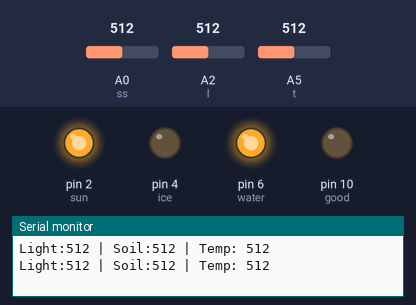
The sketch below on a simulated Arduino Uno, built with avr-gcc and run on an emulated ATmega328P. Parts: output pins drawn as LEDs (lit = HIGH), the last lines printed to the serial monitor. The test bench sets the inputs (shaded band); at power-on: A2 (l) = 512, A0 (ss) = 512, A5 (t) = 512.

Above: at 2.8 s.
2.9 s: A2 (l) set to 538
5.6 s: A2 (l) set to 557
At 6.6 s:
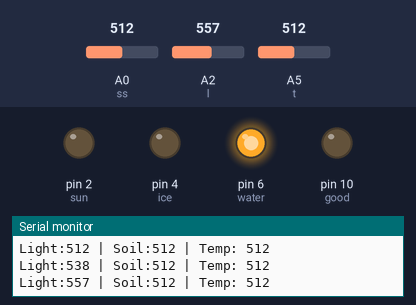
8.3 s: A0 (ss) set to 492
At 10.9 s:
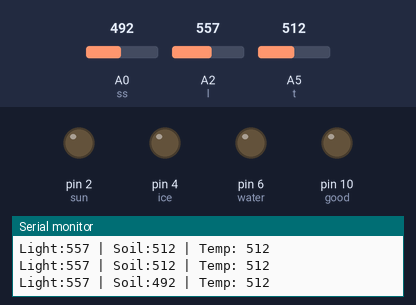
11.5 s: A5 (t) set to 186
14.2 s: A5 (t) set to 157
At 16.8 s:
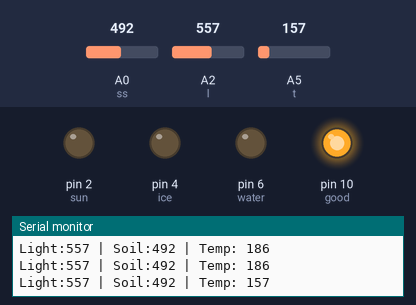
17.5 s: A2 (l) set to 540
At 18.3 s:
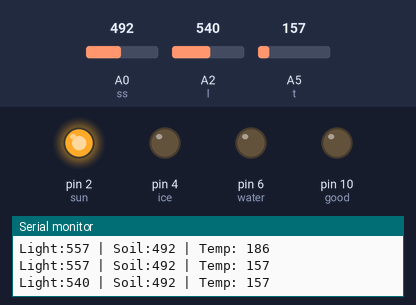
Timing chart, 0 to 20.5 s (numbered marks = the images above; inputs shaded):
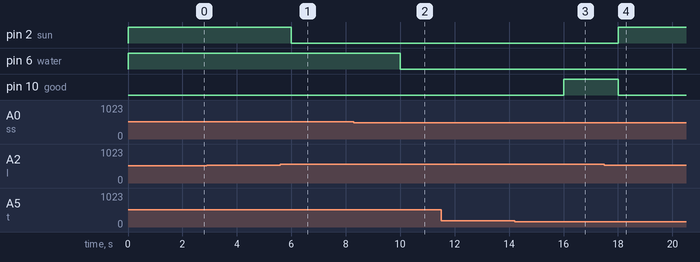

Measured:
- the behaviour switches between 549 and 550 on A2 (l) (found by bisection; images 0 and 1)
- the behaviour switches between 501 and 500 on A0 (ss) (found by bisection; images 1 and 2)
- the behaviour switches between 170 and 169 on A5 (t) (found by bisection; images 2 and 3)
- after the input at 5.6 s, pin 2 (sun): HIGH → LOW after 0.40 s
- after the input at 8.3 s, pin 6 (water): HIGH → LOW after 1.7 s
- after the input at 14.2 s, pin 10 (good): LOW → HIGH after 1.8 s
- after the input at 17.5 s, pin 2 (sun): LOW → HIGH after 0.51 s; pin 10 (good): HIGH → LOW after 0.51 s

The sketch:

greenhouse-automation.ino
```cpp
#define water 6
#define good 10
#define ss A0
#define l A2
#define sun 2
#define hot 9
#define t A5
#define ice 4

void setup(){
  Serial.begin(9600);
  pinMode(water,OUTPUT);
  pinMode(good,OUTPUT);
  pinMode(ss,INPUT);
  pinMode(l,INPUT);
  pinMode(sun,OUTPUT);
  pinMode(t,INPUT);
  pinMode(ice,OUTPUT);
}

void loop(){
  int soil = analogRead(ss);
  int light = analogRead(l);
  int temp = analogRead(t);

  Serial.print("Light:");
  Serial.print(light);
  Serial.print(" | Soil:");
  Serial.print(soil);
  Serial.print(" | Temp: ");
  Serial.println(temp);

  // soil
  if(soil<300||soil>500){
    digitalWrite(water,HIGH);
  }else{
    digitalWrite(water,LOW);
  }

  // light
  if(light<550){
   digitalWrite(sun,HIGH);
  }else{
   digitalWrite(sun,LOW);
  }

  //Temp
  if(temp<140){
    digitalWrite(hot,LOW);
    digitalWrite(ice,HIGH);
  }else if(temp>200){
    digitalWrite(hot,HIGH);
    digitalWrite(ice,LOW);
  }

  // green
  if(temp>150&&temp<170&&light>550&&soil>300&&soil<500){
    digitalWrite(good,HIGH);
  }else{
    digitalWrite(good,LOW);
  }

  delay(2000);
}
  
```
